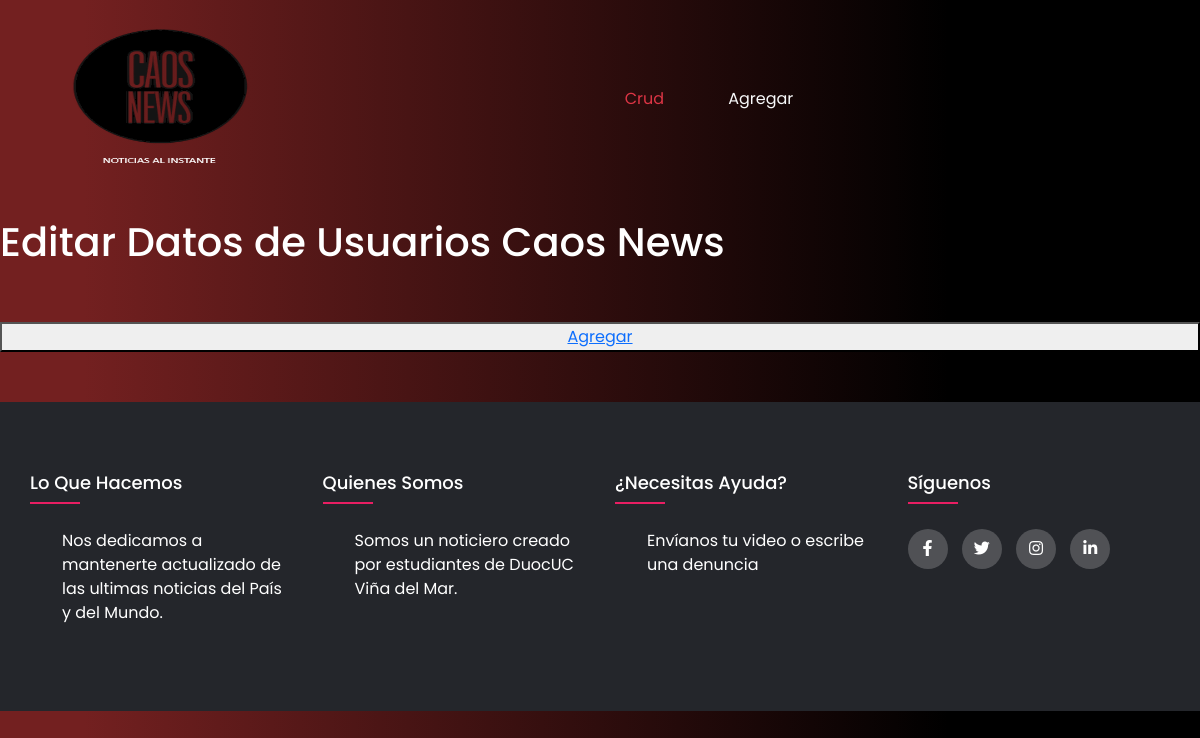
Page /usuariosCaos/crud on the earlier database version.
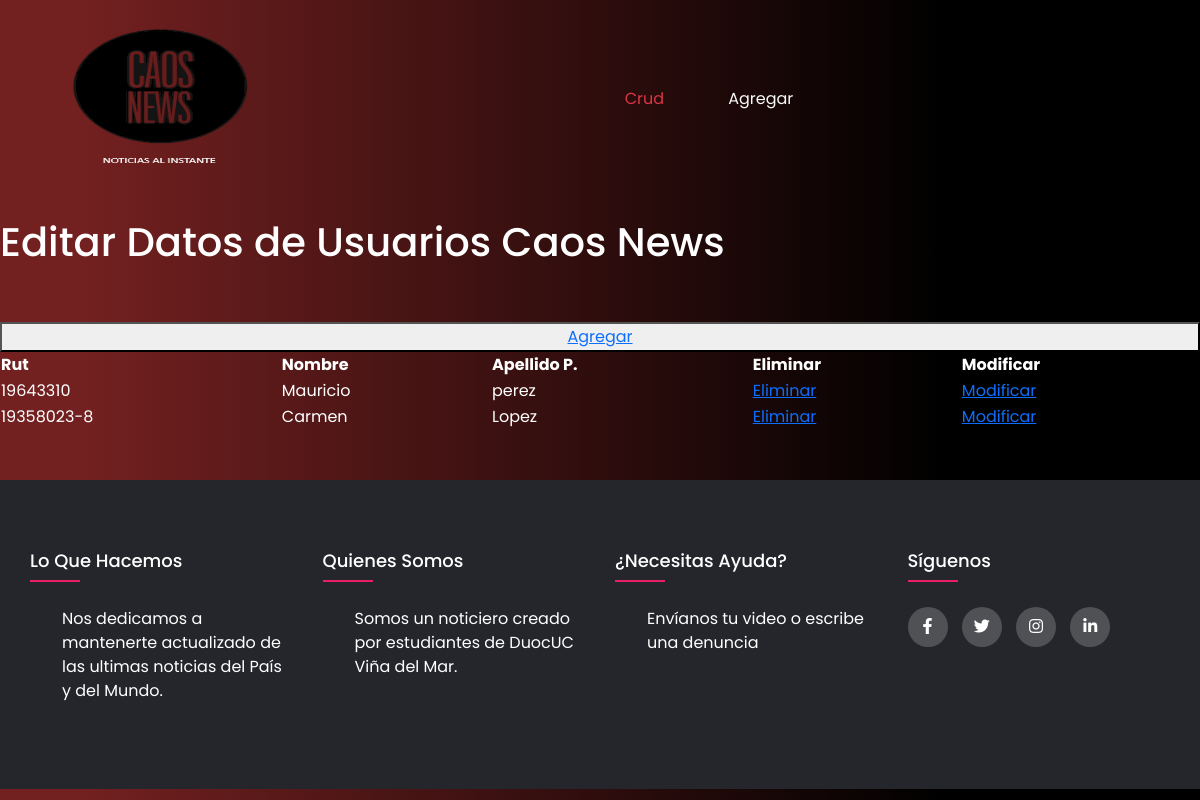
Same page on the later database version.
### usuariosCaos/models.py (models this page shows, shortened)
class UsuariosCaosNews(models.Model):
    rut              = models.CharField(primary_key=True, max_length=10)
    nombre           = models.CharField(max_length=20)
    apellido_paterno = models.CharField(max_length=20)
    apellido_materno = models.CharField(max_length=20)
    fecha_nacimiento = models.DateField(blank=False, null=False)
    id_genero        = models.ForeignKey('Genero',on_delete=models.CASCADE, db_column='idGenero')
    telefono         = models.CharField(max_length=45)
    email            = models.EmailField(unique=True, max_length=100, blank=True, null=True)
    direccion        = models.CharField(max_length=50, blank=True, null=True)
    activo           = models.IntegerField()

### usuariosCaos/views.py (the view)
# urls.py: path('crud', views.crud, name='crud'),
def crud(request):
        usuarios = UsuariosCaosNews.objects.all()
        context = {"usuarios": usuarios}
        return render(request, 'usuariosCaos/usuariosC_list.html', context)

### usuariosCaos/templates/usuariosCaos/usuariosC_list.html (shortened to what this page needs)
{% load static %}
<!DOCTYPE html>
<html lang="en">
<head>
  <link href="https://cdn.jsdelivr.net/npm/bootstrap@5.3.3/dist/css/bootstrap.min.css" rel="stylesheet"
>
  <link rel="stylesheet" type="text/css"
    href="https://cdnjs.cloudflare.com/ajax/libs/font-awesome/5.15.1/css/all.min.css">
  <link rel="stylesheet" href="{% static 'css/style.css'%}">
  <link rel="stylesheet" href="{% static 'css/piedepagina.css'%}">
</head>
<body>
  <header>
    {% include 'usuariosCaos/navbar_admin.html' %}
  </header>
  <h1>Editar Datos de Usuarios Caos News</h1>
  <br />
  <br />
  <button type="button">
    <a href="{% url 'usuariosAdd' %}"> Agregar </a>
  </button>
  <table>
    {% if usuarios %}
    <th>Rut</th>
    <th>Nombre</th>
    <th>Apellido P.</th>
    <th>Eliminar</th>
    <th>Modificar</th>
    {% for usuario in usuarios %}
    <tr>
      <td>{{ usuario.rut }}</td>
      <td>{{ usuario.nombre }}</td>
      <td>{{ usuario.apellido_paterno }}</td>
      <td><a href="{% url 'usuarios_del' pk=usuario.rut %}">Eliminar</a></td>
      <td><a href="{% url 'usuarios_finEdit' pk=usuario.rut %}">Modificar</a></td>
    </tr>
    {% endfor %}
    {% endif %}
  </table>
  <footer class="footer">
    {% include 'usuariosCaos/footer.html' %}
  </footer>
</body>
</html>

### usuariosCaos/templates/usuariosCaos/navbar_admin.html (shortened to what this page needs)
{% load static %}
<nav class="navbar navbar-expand-xl bg-transparent p-4">
    <div class="container-fluid justify-content-between">
        <a class="navbar-brand text-light fs-2 d-none d-xl-block" href="{% url 'index' %}">
            <img src="{% static 'img/CAOSNEWS.png' %}" alt="Caos News Logo" width="250" height="140">
        </a>
        <div class="collapse navbar-collapse" id="navbarNav">
            <ul class="navbar-nav mx-auto">
                <li class="nav-item me-5">
                    <a class="nav-link text-danger" href="{% url 'crud' %}">Crud</a>
                </li>
                <li class="nav-item me-5">
                    <a class="nav-link active text-light" href="{% url 'usuariosAdd' %}">Agregar</a>
                </li>
            </ul>
        </div>
    </div>
</nav>

### usuariosCaos/templates/usuariosCaos/footer.html
{% load static %}
<div class="container">
    <div class="row">
        <div class="footer-col">
            <h4>Lo que hacemos</h4>
            <ul>
                <p>Nos dedicamos a mantenerte actualizado de las ultimas noticias del País y del Mundo.</p>
            </ul>
        </div>
        <div class="footer-col">
            <h4>Quienes somos</h4>
            <ul>
                <p>Somos un noticiero creado por estudiantes de DuocUC Viña del Mar.</p>
            </ul>
        </div>
        <div class="footer-col">
            <h4>¿Necesitas ayuda?</h4>
            <ul>
                <P>Envíanos tu video o escribe una denuncia</P>
            </ul>
        </div>
        <div class="footer-col">
            <h4>Síguenos</h4>
            <div class="social-links">
                <a href="#"><i class="fab fa-facebook-f"></i></a>
                <a href="#"><i class="fab fa-twitter"></i></a>
                <a href="#"><i class="fab fa-instagram"></i></a>
                <a href="#"><i class="fab fa-linkedin-in"></i></a>
            </div>
        </div>
    </div>
</div>

Differences in the rows shown:
added UsuariosCaosNews: rut "19643310", nombre "Mauricio", apellido_paterno "perez"
added UsuariosCaosNews: rut "19358023-8", nombre "Carmen", apellido_paterno "Lopez"
Other differences:
text now shown: "Rut Nombre Apellido P. Eliminar Modificar"
